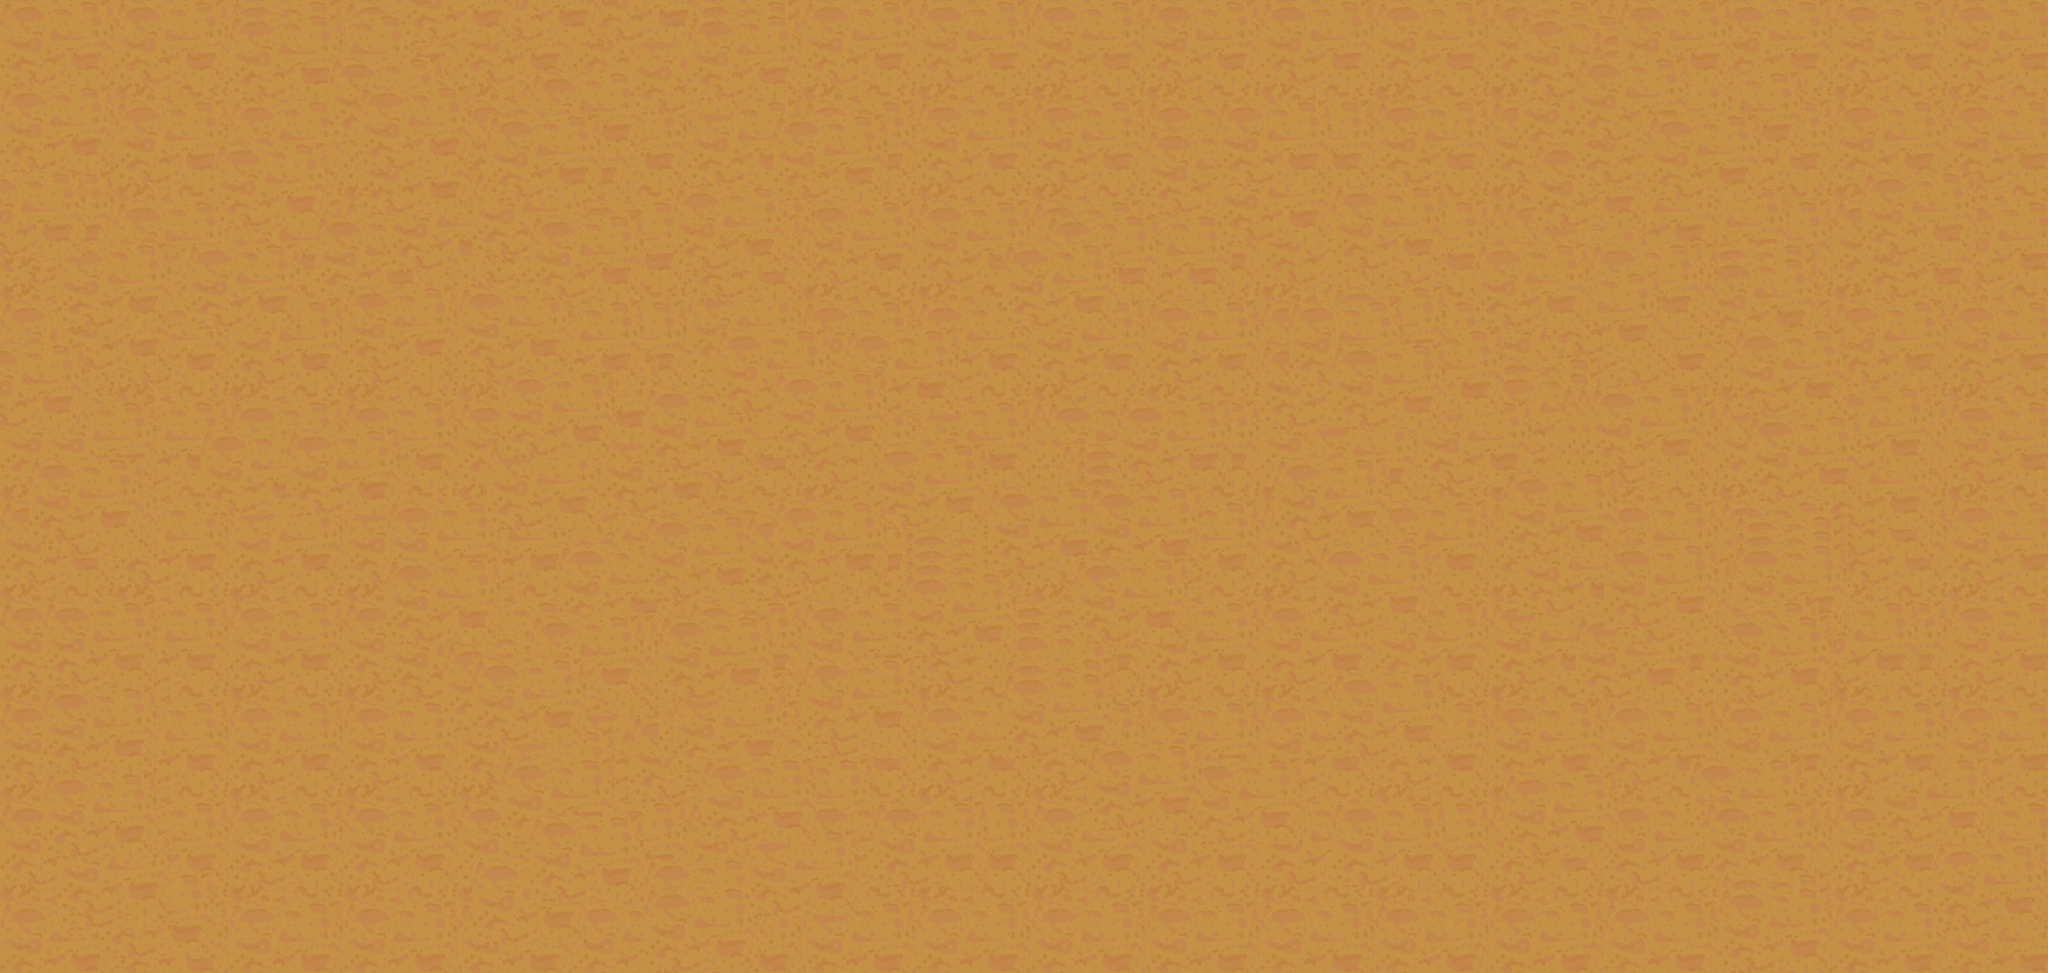

Rendered tile map (Tiled .tmx) drawn with the repository's tilesets; below, a short description and the map source with its tile grids summarised:
An orthogonal 143x68 tile map with 16x16 px tiles, 1 tile layer (Tile Layer 1), 1 hidden layer not drawn, 2 tilesets.

<map version="1.2" tiledversion="1.3.1" orientation="orthogonal" renderorder="right-down" compressionlevel="0" width="143" height="68" tilewidth="16" tileheight="16" infinite="0" nextlayerid="10" nextobjectid="68">
 <tileset firstgid="1" source="road.tsx" />
 <tileset firstgid="2049" source="tree.tsx" />
 <layer id="1" name="Tile Layer 1" width="143" height="68">
  <data>[9724 cells, 9724 non-empty, 56 distinct tile ids]</data>
 </layer>
 <layer id="4" name="road" width="143" height="68" visible="0" opacity="0.7">
  <data>[9724 cells, 1240 non-empty, 9 distinct tile ids]</data>
 </layer>
</map>
